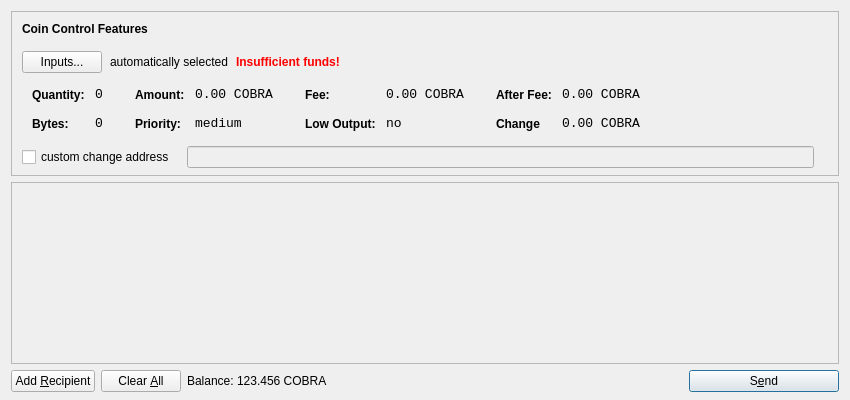
<?xml version="1.0" encoding="UTF-8"?>
<ui version="4.0">
 <class>SendCoinsDialog</class>
 <widget class="QDialog" name="SendCoinsDialog">
  <property name="geometry">
   <rect>
    <x>0</x>
    <y>0</y>
    <width>850</width>
    <height>400</height>
   </rect>
  </property>
  <property name="windowTitle">
   <string>Send Coins</string>
  </property>
  <layout class="QVBoxLayout" name="verticalLayout" stretch="0,1,0">
   <property name="bottomMargin">
    <number>8</number>
   </property>
   <item>
    <widget class="QFrame" name="frameCoinControl">
     <property name="sizePolicy">
      <sizepolicy hsizetype="Expanding" vsizetype="Expanding">
       <horstretch>0</horstretch>
       <verstretch>0</verstretch>
      </sizepolicy>
     </property>
     <property name="maximumSize">
      <size>
       <width>16777215</width>
       <height>16777215</height>
      </size>
     </property>
     <property name="frameShape">
      <enum>QFrame::StyledPanel</enum>
     </property>
     <property name="frameShadow">
      <enum>QFrame::Sunken</enum>
     </property>
     <layout class="QVBoxLayout" name="verticalLayoutCoinControl2">
      <property name="spacing">
       <number>-1</number>
      </property>
      <property name="leftMargin">
       <number>0</number>
      </property>
      <property name="topMargin">
       <number>0</number>
      </property>
      <property name="rightMargin">
       <number>0</number>
      </property>
      <property name="bottomMargin">
       <number>6</number>
      </property>
      <item>
       <layout class="QVBoxLayout" name="verticalLayoutCoinControl" stretch="0,0,0,0,1">
        <property name="spacing">
         <number>0</number>
        </property>
        <property name="leftMargin">
         <number>10</number>
        </property>
        <property name="topMargin">
         <number>10</number>
        </property>
        <item>
         <layout class="QHBoxLayout" name="horizontalLayoutCoinControl1">
          <property name="bottomMargin">
           <number>15</number>
          </property>
          <item>
           <widget class="QLabel" name="labelCoinControlFeatures">
            <property name="sizePolicy">
             <sizepolicy hsizetype="Preferred" vsizetype="Maximum">
              <horstretch>0</horstretch>
              <verstretch>0</verstretch>
             </sizepolicy>
            </property>
            <property name="font">
             <font>
              <weight>75</weight>
              <bold>true</bold>
             </font>
            </property>
            <property name="styleSheet">
             <string notr="true">font-weight:bold;</string>
            </property>
            <property name="text">
             <string>Coin Control Features</string>
            </property>
           </widget>
          </item>
         </layout>
        </item>
        <item>
         <layout class="QHBoxLayout" name="horizontalLayoutCoinControl2" stretch="0,0,0,0">
          <property name="spacing">
           <number>8</number>
          </property>
          <property name="bottomMargin">
           <number>10</number>
          </property>
          <item>
           <widget class="QPushButton" name="pushButtonCoinControl">
            <property name="styleSheet">
             <string notr="true"/>
            </property>
            <property name="text">
             <string>Inputs...</string>
            </property>
           </widget>
          </item>
          <item>
           <widget class="QLabel" name="labelCoinControlAutomaticallySelected">
            <property name="text">
             <string>automatically selected</string>
            </property>
            <property name="margin">
             <number>5</number>
            </property>
           </widget>
          </item>
          <item>
           <widget class="QLabel" name="labelCoinControlInsuffFunds">
            <property name="font">
             <font>
              <weight>75</weight>
              <bold>true</bold>
             </font>
            </property>
            <property name="styleSheet">
             <string notr="true">color:red;font-weight:bold;</string>
            </property>
            <property name="text">
             <string>Insufficient funds!</string>
            </property>
            <property name="margin">
             <number>5</number>
            </property>
           </widget>
          </item>
          <item>
           <spacer name="horizontalSpacerCoinControl">
            <property name="orientation">
             <enum>Qt::Horizontal</enum>
            </property>
            <property name="sizeHint" stdset="0">
             <size>
              <width>40</width>
              <height>1</height>
             </size>
            </property>
           </spacer>
          </item>
         </layout>
        </item>
        <item>
         <widget class="QWidget" name="widgetCoinControl" native="true">
          <property name="sizePolicy">
           <sizepolicy hsizetype="Preferred" vsizetype="Preferred">
            <horstretch>0</horstretch>
            <verstretch>0</verstretch>
           </sizepolicy>
          </property>
          <property name="minimumSize">
           <size>
            <width>0</width>
            <height>0</height>
           </size>
          </property>
          <property name="styleSheet">
           <string notr="true"/>
          </property>
          <layout class="QHBoxLayout" name="horizontalLayoutCoinControl5">
           <property name="margin">
            <number>0</number>
           </property>
           <item>
            <layout class="QHBoxLayout" name="horizontalLayoutCoinControl3" stretch="0,0,0,1">
             <property name="spacing">
              <number>20</number>
             </property>
             <property name="topMargin">
              <number>0</number>
             </property>
             <property name="bottomMargin">
              <number>10</number>
             </property>
             <item>
              <layout class="QFormLayout" name="formLayoutCoinControl1">
               <property name="horizontalSpacing">
                <number>10</number>
               </property>
               <property name="verticalSpacing">
                <number>14</number>
               </property>
               <property name="leftMargin">
                <number>10</number>
               </property>
               <property name="topMargin">
                <number>4</number>
               </property>
               <property name="rightMargin">
                <number>6</number>
               </property>
               <item row="0" column="0">
                <widget class="QLabel" name="labelCoinControlQuantityText">
                 <property name="styleSheet">
                  <string notr="true">font-weight:bold;</string>
                 </property>
                 <property name="text">
                  <string>Quantity:</string>
                 </property>
                 <property name="margin">
                  <number>0</number>
                 </property>
                </widget>
               </item>
               <item row="0" column="1">
                <widget class="QLabel" name="labelCoinControlQuantity">
                 <property name="font">
                  <font>
                   <family>Monospace</family>
                   <pointsize>10</pointsize>
                  </font>
                 </property>
                 <property name="cursor">
                  <cursorShape>IBeamCursor</cursorShape>
                 </property>
                 <property name="contextMenuPolicy">
                  <enum>Qt::ActionsContextMenu</enum>
                 </property>
                 <property name="text">
                  <string>0</string>
                 </property>
                 <property name="margin">
                  <number>0</number>
                 </property>
                 <property name="textInteractionFlags">
                  <set>Qt::LinksAccessibleByMouse|Qt::TextSelectableByKeyboard|Qt::TextSelectableByMouse</set>
                 </property>
                </widget>
               </item>
               <item row="1" column="0">
                <widget class="QLabel" name="labelCoinControlBytesText">
                 <property name="styleSheet">
                  <string notr="true">font-weight:bold;</string>
                 </property>
                 <property name="text">
                  <string>Bytes:</string>
                 </property>
                </widget>
               </item>
               <item row="1" column="1">
                <widget class="QLabel" name="labelCoinControlBytes">
                 <property name="font">
                  <font>
                   <family>Monospace</family>
                   <pointsize>10</pointsize>
                  </font>
                 </property>
                 <property name="cursor">
                  <cursorShape>IBeamCursor</cursorShape>
                 </property>
                 <property name="contextMenuPolicy">
                  <enum>Qt::ActionsContextMenu</enum>
                 </property>
                 <property name="text">
                  <string>0</string>
                 </property>
                 <property name="textInteractionFlags">
                  <set>Qt::LinksAccessibleByMouse|Qt::TextSelectableByKeyboard|Qt::TextSelectableByMouse</set>
                 </property>
                </widget>
               </item>
              </layout>
             </item>
             <item>
              <layout class="QFormLayout" name="formLayoutCoinControl2">
               <property name="horizontalSpacing">
                <number>10</number>
               </property>
               <property name="verticalSpacing">
                <number>14</number>
               </property>
               <property name="leftMargin">
                <number>6</number>
               </property>
               <property name="topMargin">
                <number>4</number>
               </property>
               <property name="rightMargin">
                <number>6</number>
               </property>
               <item row="0" column="0">
                <widget class="QLabel" name="labelCoinControlAmountText">
                 <property name="styleSheet">
                  <string notr="true">font-weight:bold;</string>
                 </property>
                 <property name="text">
                  <string>Amount:</string>
                 </property>
                 <property name="margin">
                  <number>0</number>
                 </property>
                </widget>
               </item>
               <item row="0" column="1">
                <widget class="QLabel" name="labelCoinControlAmount">
                 <property name="font">
                  <font>
                   <family>Monospace</family>
                   <pointsize>10</pointsize>
                  </font>
                 </property>
                 <property name="cursor">
                  <cursorShape>IBeamCursor</cursorShape>
                 </property>
                 <property name="contextMenuPolicy">
                  <enum>Qt::ActionsContextMenu</enum>
                 </property>
                 <property name="text">
                  <string>0.00 COBRA</string>
                 </property>
                 <property name="textInteractionFlags">
                  <set>Qt::LinksAccessibleByMouse|Qt::TextSelectableByKeyboard|Qt::TextSelectableByMouse</set>
                 </property>
                </widget>
               </item>
               <item row="1" column="0">
                <widget class="QLabel" name="labelCoinControlPriorityText">
                 <property name="styleSheet">
                  <string notr="true">font-weight:bold;</string>
                 </property>
                 <property name="text">
                  <string>Priority:</string>
                 </property>
                </widget>
               </item>
               <item row="1" column="1">
                <widget class="QLabel" name="labelCoinControlPriority">
                 <property name="font">
                  <font>
                   <family>Monospace</family>
                   <pointsize>10</pointsize>
                  </font>
                 </property>
                 <property name="cursor">
                  <cursorShape>IBeamCursor</cursorShape>
                 </property>
                 <property name="contextMenuPolicy">
                  <enum>Qt::ActionsContextMenu</enum>
                 </property>
                 <property name="text">
                  <string>medium</string>
                 </property>
                 <property name="textInteractionFlags">
                  <set>Qt::LinksAccessibleByMouse|Qt::TextSelectableByKeyboard|Qt::TextSelectableByMouse</set>
                 </property>
                </widget>
               </item>
              </layout>
             </item>
             <item>
              <layout class="QFormLayout" name="formLayoutCoinControl3">
               <property name="horizontalSpacing">
                <number>10</number>
               </property>
               <property name="verticalSpacing">
                <number>14</number>
               </property>
               <property name="leftMargin">
                <number>6</number>
               </property>
               <property name="topMargin">
                <number>4</number>
               </property>
               <property name="rightMargin">
                <number>6</number>
               </property>
               <item row="0" column="0">
                <widget class="QLabel" name="labelCoinControlFeeText">
                 <property name="styleSheet">
                  <string notr="true">font-weight:bold;</string>
                 </property>
                 <property name="text">
                  <string>Fee:</string>
                 </property>
                 <property name="margin">
                  <number>0</number>
                 </property>
                </widget>
               </item>
               <item row="0" column="1">
                <widget class="QLabel" name="labelCoinControlFee">
                 <property name="font">
                  <font>
                   <family>Monospace</family>
                   <pointsize>10</pointsize>
                  </font>
                 </property>
                 <property name="cursor">
                  <cursorShape>IBeamCursor</cursorShape>
                 </property>
                 <property name="contextMenuPolicy">
                  <enum>Qt::ActionsContextMenu</enum>
                 </property>
                 <property name="text">
                  <string>0.00 COBRA</string>
                 </property>
                 <property name="textInteractionFlags">
                  <set>Qt::LinksAccessibleByMouse|Qt::TextSelectableByKeyboard|Qt::TextSelectableByMouse</set>
                 </property>
                </widget>
               </item>
               <item row="1" column="0">
                <widget class="QLabel" name="labelCoinControlLowOutputText">
                 <property name="styleSheet">
                  <string notr="true">font-weight:bold;</string>
                 </property>
                 <property name="text">
                  <string>Low Output:</string>
                 </property>
                </widget>
               </item>
               <item row="1" column="1">
                <widget class="QLabel" name="labelCoinControlLowOutput">
                 <property name="font">
                  <font>
                   <family>Monospace</family>
                   <pointsize>10</pointsize>
                  </font>
                 </property>
                 <property name="cursor">
                  <cursorShape>IBeamCursor</cursorShape>
                 </property>
                 <property name="contextMenuPolicy">
                  <enum>Qt::ActionsContextMenu</enum>
                 </property>
                 <property name="text">
                  <string>no</string>
                 </property>
                 <property name="textInteractionFlags">
                  <set>Qt::LinksAccessibleByMouse|Qt::TextSelectableByKeyboard|Qt::TextSelectableByMouse</set>
                 </property>
                </widget>
               </item>
              </layout>
             </item>
             <item>
              <layout class="QFormLayout" name="formLayoutCoinControl4">
               <property name="horizontalSpacing">
                <number>10</number>
               </property>
               <property name="verticalSpacing">
                <number>14</number>
               </property>
               <property name="leftMargin">
                <number>6</number>
               </property>
               <property name="topMargin">
                <number>4</number>
               </property>
               <property name="rightMargin">
                <number>6</number>
               </property>
               <item row="0" column="0">
                <widget class="QLabel" name="labelCoinControlAfterFeeText">
                 <property name="styleSheet">
                  <string notr="true">font-weight:bold;</string>
                 </property>
                 <property name="text">
                  <string>After Fee:</string>
                 </property>
                 <property name="margin">
                  <number>0</number>
                 </property>
                </widget>
               </item>
               <item row="0" column="1">
                <widget class="QLabel" name="labelCoinControlAfterFee">
                 <property name="font">
                  <font>
                   <family>Monospace</family>
                   <pointsize>10</pointsize>
                  </font>
                 </property>
                 <property name="cursor">
                  <cursorShape>IBeamCursor</cursorShape>
                 </property>
                 <property name="contextMenuPolicy">
                  <enum>Qt::ActionsContextMenu</enum>
                 </property>
                 <property name="text">
                  <string>0.00 COBRA</string>
                 </property>
                 <property name="textInteractionFlags">
                  <set>Qt::LinksAccessibleByMouse|Qt::TextSelectableByKeyboard|Qt::TextSelectableByMouse</set>
                 </property>
                </widget>
               </item>
               <item row="1" column="0">
                <widget class="QLabel" name="labelCoinControlChangeText">
                 <property name="styleSheet">
                  <string notr="true">font-weight:bold;</string>
                 </property>
                 <property name="text">
                  <string>Change</string>
                 </property>
                </widget>
               </item>
               <item row="1" column="1">
                <widget class="QLabel" name="labelCoinControlChange">
                 <property name="font">
                  <font>
                   <family>Monospace</family>
                   <pointsize>10</pointsize>
                  </font>
                 </property>
                 <property name="cursor">
                  <cursorShape>IBeamCursor</cursorShape>
                 </property>
                 <property name="contextMenuPolicy">
                  <enum>Qt::ActionsContextMenu</enum>
                 </property>
                 <property name="text">
                  <string>0.00 COBRA</string>
                 </property>
                 <property name="textInteractionFlags">
                  <set>Qt::LinksAccessibleByMouse|Qt::TextSelectableByKeyboard|Qt::TextSelectableByMouse</set>
                 </property>
                </widget>
               </item>
              </layout>
             </item>
            </layout>
           </item>
          </layout>
         </widget>
        </item>
        <item>
         <layout class="QHBoxLayout" name="horizontalLayoutCoinControl4" stretch="0,0,0">
          <property name="spacing">
           <number>12</number>
          </property>
          <property name="sizeConstraint">
           <enum>QLayout::SetDefaultConstraint</enum>
          </property>
          <property name="topMargin">
           <number>5</number>
          </property>
          <property name="rightMargin">
           <number>5</number>
          </property>
          <item>
           <widget class="QCheckBox" name="checkBoxCoinControlChange">
            <property name="text">
             <string>custom change address</string>
            </property>
           </widget>
          </item>
          <item>
           <widget class="QLineEdit" name="lineEditCoinControlChange">
            <property name="enabled">
             <bool>false</bool>
            </property>
            <property name="sizePolicy">
             <sizepolicy hsizetype="Expanding" vsizetype="Fixed">
              <horstretch>0</horstretch>
              <verstretch>0</verstretch>
             </sizepolicy>
            </property>
           </widget>
          </item>
          <item>
           <widget class="QLabel" name="labelCoinControlChangeLabel">
            <property name="sizePolicy">
             <sizepolicy hsizetype="Preferred" vsizetype="Expanding">
              <horstretch>0</horstretch>
              <verstretch>0</verstretch>
             </sizepolicy>
            </property>
            <property name="minimumSize">
             <size>
              <width>0</width>
              <height>0</height>
             </size>
            </property>
            <property name="text">
             <string/>
            </property>
            <property name="margin">
             <number>3</number>
            </property>
           </widget>
          </item>
         </layout>
        </item>
        <item>
         <spacer name="verticalSpacerCoinControl">
          <property name="orientation">
           <enum>Qt::Vertical</enum>
          </property>
          <property name="sizeHint" stdset="0">
           <size>
            <width>800</width>
            <height>1</height>
           </size>
          </property>
         </spacer>
        </item>
       </layout>
      </item>
     </layout>
    </widget>
   </item>
   <item>
    <widget class="QScrollArea" name="scrollArea">
     <property name="widgetResizable">
      <bool>true</bool>
     </property>
     <widget class="QWidget" name="scrollAreaWidgetContents">
      <property name="geometry">
       <rect>
        <x>0</x>
        <y>0</y>
        <width>830</width>
        <height>165</height>
       </rect>
      </property>
      <layout class="QVBoxLayout" name="verticalLayout_2">
       <property name="margin">
        <number>0</number>
       </property>
       <item>
        <layout class="QVBoxLayout" name="entries">
         <property name="spacing">
          <number>6</number>
         </property>
        </layout>
       </item>
       <item>
        <spacer name="verticalSpacer">
         <property name="orientation">
          <enum>Qt::Vertical</enum>
         </property>
         <property name="sizeHint" stdset="0">
          <size>
           <width>20</width>
           <height>40</height>
          </size>
         </property>
        </spacer>
       </item>
      </layout>
     </widget>
    </widget>
   </item>
   <item>
    <layout class="QHBoxLayout" name="horizontalLayout">
     <item>
      <widget class="QPushButton" name="addButton">
       <property name="toolTip">
        <string>Send to multiple recipients at once</string>
       </property>
       <property name="text">
        <string>Add &amp;Recipient</string>
       </property>
       <property name="icon">
        <iconset resource="../bitcoin.qrc">
         <normaloff>:/icons/add</normaloff>:/icons/add</iconset>
       </property>
       <property name="autoDefault">
        <bool>false</bool>
       </property>
      </widget>
     </item>
     <item>
      <widget class="QPushButton" name="clearButton">
       <property name="sizePolicy">
        <sizepolicy hsizetype="Minimum" vsizetype="Fixed">
         <horstretch>0</horstretch>
         <verstretch>0</verstretch>
        </sizepolicy>
       </property>
       <property name="toolTip">
        <string>Remove all transaction fields</string>
       </property>
       <property name="text">
        <string>Clear &amp;All</string>
       </property>
       <property name="icon">
        <iconset resource="../bitcoin.qrc">
         <normaloff>:/icons/remove</normaloff>:/icons/remove</iconset>
       </property>
       <property name="autoRepeatDelay">
        <number>300</number>
       </property>
       <property name="autoDefault">
        <bool>false</bool>
       </property>
      </widget>
     </item>
     <item>
      <layout class="QHBoxLayout" name="horizontalLayout_2">
       <property name="spacing">
        <number>3</number>
       </property>
       <item>
        <widget class="QLabel" name="label">
         <property name="sizePolicy">
          <sizepolicy hsizetype="Preferred" vsizetype="Fixed">
           <horstretch>0</horstretch>
           <verstretch>0</verstretch>
          </sizepolicy>
         </property>
         <property name="text">
          <string>Balance:</string>
         </property>
        </widget>
       </item>
       <item>
        <widget class="QLabel" name="labelBalance">
         <property name="sizePolicy">
          <sizepolicy hsizetype="Preferred" vsizetype="Fixed">
           <horstretch>0</horstretch>
           <verstretch>0</verstretch>
          </sizepolicy>
         </property>
         <property name="cursor">
          <cursorShape>IBeamCursor</cursorShape>
         </property>
         <property name="text">
          <string>123.456 COBRA</string>
         </property>
         <property name="textInteractionFlags">
          <set>Qt::LinksAccessibleByMouse|Qt::TextSelectableByKeyboard|Qt::TextSelectableByMouse</set>
         </property>
        </widget>
       </item>
      </layout>
     </item>
     <item>
      <spacer name="horizontalSpacer">
       <property name="orientation">
        <enum>Qt::Horizontal</enum>
       </property>
       <property name="sizeHint" stdset="0">
        <size>
         <width>40</width>
         <height>20</height>
        </size>
       </property>
      </spacer>
     </item>
     <item>
      <widget class="QPushButton" name="sendButton">
       <property name="minimumSize">
        <size>
         <width>150</width>
         <height>0</height>
        </size>
       </property>
       <property name="toolTip">
        <string>Confirm the send action</string>
       </property>
       <property name="text">
        <string>S&amp;end</string>
       </property>
       <property name="icon">
        <iconset resource="../bitcoin.qrc">
         <normaloff>:/icons/send</normaloff>:/icons/send</iconset>
       </property>
       <property name="default">
        <bool>true</bool>
       </property>
      </widget>
     </item>
    </layout>
   </item>
  </layout>
 </widget>
 <resources>
  <include location="../bitcoin.qrc"/>
 </resources>
 <connections/>
</ui>
